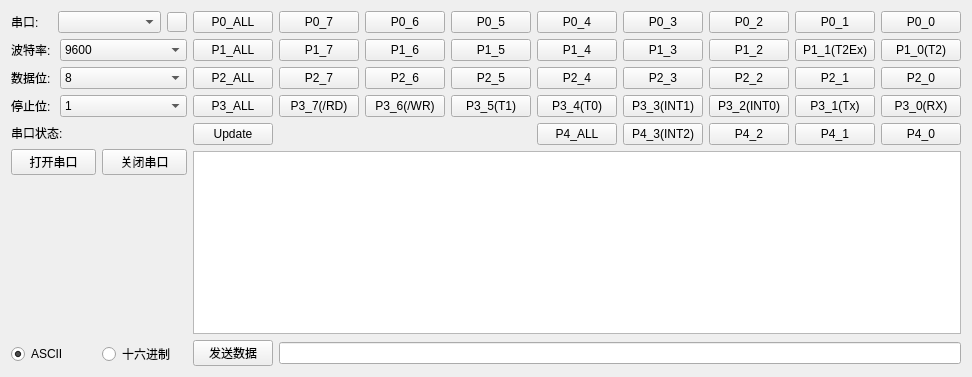
 <widget class="QWidget" name="TTHBPForm">
  <property name="geometry">
   <rect>
    <x>0</x>
    <y>0</y>
    <width>972</width>
    <height>377</height>
   </rect>
  </property>
  <property name="windowTitle">
   <string>Form</string>
  </property>
  <layout class="QGridLayout" name="gridLayout">
   <item row="0" column="0">
    <layout class="QHBoxLayout" name="horizontalLayout" stretch="2,4">
     <item>
      <layout class="QVBoxLayout" name="verticalLayout_ctrl">
       <item>
        <layout class="QHBoxLayout" name="horizontalLayout_SerialPort" stretch="2,5,1">
         <item>
          <widget class="QLabel" name="label_SerialPort">
           <property name="text">
            <string>串口:</string>
           </property>
          </widget>
         </item>
         <item>
          <widget class="QComboBox" name="comboBox_SerialPort"/>
         </item>
         <item>
          <widget class="QPushButton" name="button_SerialPort">
           <property name="minimumSize">
            <size>
             <width>20</width>
             <height>20</height>
            </size>
           </property>
           <property name="maximumSize">
            <size>
             <width>20</width>
             <height>20</height>
            </size>
           </property>
           <property name="sizeIncrement">
            <size>
             <width>0</width>
             <height>0</height>
            </size>
           </property>
           <property name="styleSheet">
            <string notr="true">QPushButton#button_SerialPort::pressed{border-image: url(:/assert/ICON/076.png);}
QPushButton#button_SerialPort{border-image: url(:/assert/ICON/026.png);}</string>
           </property>
           <property name="text">
            <string/>
           </property>
          </widget>
         </item>
        </layout>
       </item>
       <item>
        <layout class="QHBoxLayout" name="horizontalLayout_SerialRate" stretch="2,6">
         <item>
          <widget class="QLabel" name="label_SerialRate">
           <property name="text">
            <string>波特率:</string>
           </property>
          </widget>
         </item>
         <item>
          <widget class="QComboBox" name="comboBox_SerialRate">
           <property name="currentText">
            <string>9600</string>
           </property>
           <property name="currentIndex">
            <number>5</number>
           </property>
           <item>
            <property name="text">
             <string>600</string>
            </property>
           </item>
           <item>
            <property name="text">
             <string>1200</string>
            </property>
           </item>
           <item>
            <property name="text">
             <string>1800</string>
            </property>
           </item>
           <item>
            <property name="text">
             <string>2400</string>
            </property>
           </item>
           <item>
            <property name="text">
             <string>4800</string>
            </property>
           </item>
           <item>
            <property name="text">
             <string>9600</string>
            </property>
           </item>
           <item>
            <property name="text">
             <string>19200</string>
            </property>
           </item>
           <item>
            <property name="text">
             <string>38400</string>
            </property>
           </item>
           <item>
            <property name="text">
             <string>57600</string>
            </property>
           </item>
           <item>
            <property name="text">
             <string>115200</string>
            </property>
           </item>
           <item>
            <property name="text">
             <string>230400</string>
            </property>
           </item>
           <item>
            <property name="text">
             <string>460800</string>
            </property>
           </item>
           <item>
            <property name="text">
             <string>576000</string>
            </property>
           </item>
           <item>
            <property name="text">
             <string>921600</string>
            </property>
           </item>
          </widget>
         </item>
        </layout>
       </item>
       <item>
        <layout class="QHBoxLayout" name="horizontalLayout_DataWidth" stretch="2,6">
         <item>
          <widget class="QLabel" name="label_DataWidth">
           <property name="text">
            <string>数据位:</string>
           </property>
          </widget>
         </item>
         <item>
          <widget class="QComboBox" name="comboBox_DataWidth">
           <property name="currentText">
            <string>8</string>
           </property>
           <property name="currentIndex">
            <number>3</number>
           </property>
           <item>
            <property name="text">
             <string>5</string>
            </property>
           </item>
           <item>
            <property name="text">
             <string>6</string>
            </property>
           </item>
           <item>
            <property name="text">
             <string>7</string>
            </property>
           </item>
           <item>
            <property name="text">
             <string>8</string>
            </property>
           </item>
          </widget>
         </item>
        </layout>
       </item>
       <item>
        <layout class="QHBoxLayout" name="horizontalLayout_StopWidth" stretch="2,6">
         <item>
          <widget class="QLabel" name="label_StopWidth">
           <property name="text">
            <string>停止位:</string>
           </property>
          </widget>
         </item>
         <item>
          <widget class="QComboBox" name="comboBox_StopWidth">
           <item>
            <property name="text">
             <string>1</string>
            </property>
           </item>
           <item>
            <property name="text">
             <string>2</string>
            </property>
           </item>
          </widget>
         </item>
        </layout>
       </item>
       <item>
        <layout class="QHBoxLayout" name="horizontalLayout_SerialStatus">
         <item>
          <widget class="QLabel" name="label_SerialStatus">
           <property name="text">
            <string>串口状态:</string>
           </property>
          </widget>
         </item>
         <item>
          <widget class="QLabel" name="label_SerialStatusBack">
           <property name="minimumSize">
            <size>
             <width>80</width>
             <height>0</height>
            </size>
           </property>
           <property name="styleSheet">
            <string notr="true">border-image: url(:/assert/ICON/102.png);</string>
           </property>
           <property name="text">
            <string/>
           </property>
          </widget>
         </item>
         <item>
          <spacer name="horizontalSpacer">
           <property name="orientation">
            <enum>Qt::Horizontal</enum>
           </property>
           <property name="sizeHint" stdset="0">
            <size>
             <width>40</width>
             <height>20</height>
            </size>
           </property>
          </spacer>
         </item>
        </layout>
       </item>
       <item>
        <layout class="QHBoxLayout" name="horizontalLayout_button">
         <item>
          <widget class="QPushButton" name="button_OpenSerial">
           <property name="text">
            <string>打开串口</string>
           </property>
          </widget>
         </item>
         <item>
          <widget class="QPushButton" name="button_CloseSerial">
           <property name="text">
            <string>关闭串口</string>
           </property>
          </widget>
         </item>
        </layout>
       </item>
       <item>
        <spacer name="verticalSpacer">
         <property name="orientation">
          <enum>Qt::Vertical</enum>
         </property>
         <property name="sizeHint" stdset="0">
          <size>
           <width>20</width>
           <height>40</height>
          </size>
         </property>
        </spacer>
       </item>
       <item>
        <layout class="QHBoxLayout" name="horizontalLayout_2">
         <item>
          <widget class="QRadioButton" name="radioButton_ASCII">
           <property name="text">
            <string>ASCII</string>
           </property>
           <property name="checked">
            <bool>true</bool>
           </property>
          </widget>
         </item>
         <item>
          <widget class="QRadioButton" name="radioButton_HEX">
           <property name="text">
            <string>十六进制</string>
           </property>
          </widget>
         </item>
        </layout>
       </item>
      </layout>
     </item>
     <item>
      <layout class="QVBoxLayout" name="verticalLayout_show">
       <item>
        <layout class="QVBoxLayout" name="verticalLayout_showText" stretch="6,1,1">
         <item>
          <layout class="QHBoxLayout" name="horizontalLayout_3">
           <item>
            <layout class="QGridLayout" name="gridLayout_2">
             <item row="4" column="8">
              <widget class="QPushButton" name="pushButton_P4_0">
               <property name="text">
                <string>P4_0</string>
               </property>
               <property name="checkable">
                <bool>true</bool>
               </property>
              </widget>
             </item>
             <item row="2" column="8">
              <widget class="QPushButton" name="pushButton_P2_0">
               <property name="text">
                <string>P2_0</string>
               </property>
               <property name="checkable">
                <bool>true</bool>
               </property>
              </widget>
             </item>
             <item row="1" column="8">
              <widget class="QPushButton" name="pushButton_P1_0">
               <property name="text">
                <string>P1_0(T2)</string>
               </property>
               <property name="checkable">
                <bool>true</bool>
               </property>
              </widget>
             </item>
             <item row="0" column="8">
              <widget class="QPushButton" name="pushButton_P0_0">
               <property name="text">
                <string>P0_0</string>
               </property>
               <property name="checkable">
                <bool>true</bool>
               </property>
               <property name="checked">
                <bool>false</bool>
               </property>
              </widget>
             </item>
             <item row="3" column="0">
              <widget class="QPushButton" name="pushButton_P3_ALL">
               <property name="text">
                <string>P3_ALL</string>
               </property>
              </widget>
             </item>
             <item row="0" column="2">
              <widget class="QPushButton" name="pushButton_P0_6">
               <property name="text">
                <string>P0_6</string>
               </property>
               <property name="checkable">
                <bool>true</bool>
               </property>
              </widget>
             </item>
             <item row="3" column="8">
              <widget class="QPushButton" name="pushButton_P3_0">
               <property name="text">
                <string>P3_0(RX)</string>
               </property>
               <property name="checkable">
                <bool>true</bool>
               </property>
              </widget>
             </item>
             <item row="1" column="0">
              <widget class="QPushButton" name="pushButton_P1_ALL">
               <property name="text">
                <string>P1_ALL</string>
               </property>
              </widget>
             </item>
             <item row="1" column="1">
              <widget class="QPushButton" name="pushButton_P1_7">
               <property name="text">
                <string>P1_7</string>
               </property>
               <property name="checkable">
                <bool>true</bool>
               </property>
              </widget>
             </item>
             <item row="2" column="0">
              <widget class="QPushButton" name="pushButton_P2_ALL">
               <property name="text">
                <string>P2_ALL</string>
               </property>
              </widget>
             </item>
             <item row="0" column="1">
              <widget class="QPushButton" name="pushButton_P0_7">
               <property name="text">
                <string>P0_7</string>
               </property>
               <property name="checkable">
                <bool>true</bool>
               </property>
              </widget>
             </item>
             <item row="3" column="1">
              <widget class="QPushButton" name="pushButton_P3_7">
               <property name="text">
                <string>P3_7(/RD)</string>
               </property>
               <property name="checkable">
                <bool>true</bool>
               </property>
              </widget>
             </item>
             <item row="0" column="0">
              <widget class="QPushButton" name="pushButton_P0_ALL">
               <property name="text">
                <string>P0_ALL</string>
               </property>
              </widget>
             </item>
             <item row="0" column="5">
              <widget class="QPushButton" name="pushButton_P0_3">
               <property name="text">
                <string>P0_3</string>
               </property>
               <property name="checkable">
                <bool>true</bool>
               </property>
              </widget>
             </item>
             <item row="0" column="6">
              <widget class="QPushButton" name="pushButton_P0_2">
               <property name="text">
                <string>P0_2</string>
               </property>
               <property name="checkable">
                <bool>true</bool>
               </property>
              </widget>
             </item>
             <item row="0" column="4">
              <widget class="QPushButton" name="pushButton_P0_4">
               <property name="text">
                <string>P0_4</string>
               </property>
               <property name="checkable">
                <bool>true</bool>
               </property>
              </widget>
             </item>
             <item row="4" column="0">
              <widget class="QPushButton" name="pushButton_Update">
               <property name="text">
                <string>Update</string>
               </property>
              </widget>
             </item>
             <item row="2" column="1">
              <widget class="QPushButton" name="pushButton_P2_7">
               <property name="text">
                <string>P2_7</string>
               </property>
               <property name="checkable">
                <bool>true</bool>
               </property>
              </widget>
             </item>
             <item row="0" column="3">
              <widget class="QPushButton" name="pushButton_P0_5">
               <property name="text">
                <string>P0_5</string>
               </property>
               <property name="checkable">
                <bool>true</bool>
               </property>
              </widget>
             </item>
             <item row="0" column="7">
              <widget class="QPushButton" name="pushButton_P0_1">
               <property name="text">
                <string>P0_1</string>
               </property>
               <property name="checkable">
                <bool>true</bool>
               </property>
              </widget>
             </item>
             <item row="1" column="7">
              <widget class="QPushButton" name="pushButton_P1_1">
               <property name="text">
                <string>P1_1(T2Ex)</string>
               </property>
               <property name="checkable">
                <bool>true</bool>
               </property>
              </widget>
             </item>
             <item row="1" column="6">
              <widget class="QPushButton" name="pushButton_P1_2">
               <property name="text">
                <string>P1_2</string>
               </property>
               <property name="checkable">
                <bool>true</bool>
               </property>
              </widget>
             </item>
             <item row="1" column="5">
              <widget class="QPushButton" name="pushButton_P1_3">
               <property name="text">
                <string>P1_3</string>
               </property>
               <property name="checkable">
                <bool>true</bool>
               </property>
              </widget>
             </item>
             <item row="2" column="7">
              <widget class="QPushButton" name="pushButton_P2_1">
               <property name="text">
                <string>P2_1</string>
               </property>
               <property name="checkable">
                <bool>true</bool>
               </property>
              </widget>
             </item>
             <item row="2" column="6">
              <widget class="QPushButton" name="pushButton_P2_2">
               <property name="text">
                <string>P2_2</string>
               </property>
               <property name="checkable">
                <bool>true</bool>
               </property>
              </widget>
             </item>
             <item row="2" column="5">
              <widget class="QPushButton" name="pushButton_P2_3">
               <property name="text">
                <string>P2_3</string>
               </property>
               <property name="checkable">
                <bool>true</bool>
               </property>
              </widget>
             </item>
             <item row="3" column="7">
              <widget class="QPushButton" name="pushButton_P3_1">
               <property name="text">
                <string>P3_1(Tx)</string>
               </property>
               <property name="checkable">
                <bool>true</bool>
               </property>
              </widget>
             </item>
             <item row="3" column="6">
              <widget class="QPushButton" name="pushButton_P3_2">
               <property name="text">
                <string>P3_2(INT0)</string>
               </property>
               <property name="checkable">
                <bool>true</bool>
               </property>
              </widget>
             </item>
             <item row="3" column="5">
              <widget class="QPushButton" name="pushButton_P3_3">
               <property name="text">
                <string>P3_3(INT1)</string>
               </property>
               <property name="checkable">
                <bool>true</bool>
               </property>
              </widget>
             </item>
             <item row="4" column="7">
              <widget class="QPushButton" name="pushButton_P4_1">
               <property name="text">
                <string>P4_1</string>
               </property>
               <property name="checkable">
                <bool>true</bool>
               </property>
              </widget>
             </item>
             <item row="4" column="6">
              <widget class="QPushButton" name="pushButton_P4_2">
               <property name="text">
                <string>P4_2</string>
               </property>
               <property name="checkable">
                <bool>true</bool>
               </property>
              </widget>
             </item>
             <item row="4" column="5">
              <widget class="QPushButton" name="pushButton_P4_3">
               <property name="text">
                <string>P4_3(INT2)</string>
               </property>
               <property name="checkable">
                <bool>true</bool>
               </property>
              </widget>
             </item>
             <item row="4" column="4">
              <widget class="QPushButton" name="pushButton_P4_ALL">
               <property name="text">
                <string>P4_ALL</string>
               </property>
              </widget>
             </item>
             <item row="3" column="4">
              <widget class="QPushButton" name="pushButton_P3_4">
               <property name="text">
                <string>P3_4(T0)</string>
               </property>
               <property name="checkable">
                <bool>true</bool>
               </property>
              </widget>
             </item>
             <item row="2" column="4">
              <widget class="QPushButton" name="pushButton_P2_4">
               <property name="text">
                <string>P2_4</string>
               </property>
               <property name="checkable">
                <bool>true</bool>
               </property>
              </widget>
             </item>
             <item row="1" column="4">
              <widget class="QPushButton" name="pushButton_P1_4">
               <property name="text">
                <string>P1_4</string>
               </property>
               <property name="checkable">
                <bool>true</bool>
               </property>
              </widget>
             </item>
             <item row="1" column="3">
              <widget class="QPushButton" name="pushButton_P1_5">
               <property name="text">
                <string>P1_5</string>
               </property>
               <property name="checkable">
                <bool>true</bool>
               </property>
              </widget>
             </item>
             <item row="2" column="3">
              <widget class="QPushButton" name="pushButton_P2_5">
               <property name="text">
                <string>P2_5</string>
               </property>
               <property name="checkable">
                <bool>true</bool>
               </property>
              </widget>
             </item>
             <item row="3" column="3">
              <widget class="QPushButton" name="pushButton_P3_5">
               <property name="text">
                <string>P3_5(T1)</string>
               </property>
               <property name="checkable">
                <bool>true</bool>
               </property>
              </widget>
             </item>
             <item row="3" column="2">
              <widget class="QPushButton" name="pushButton_P3_6">
               <property name="text">
                <string>P3_6(/WR)</string>
               </property>
               <property name="checkable">
                <bool>true</bool>
               </property>
              </widget>
             </item>
             <item row="2" column="2">
              <widget class="QPushButton" name="pushButton_P2_6">
               <property name="text">
                <string>P2_6</string>
               </property>
               <property name="checkable">
                <bool>true</bool>
               </property>
              </widget>
             </item>
             <item row="1" column="2">
              <widget class="QPushButton" name="pushButton_P1_6">
               <property name="text">
                <string>P1_6</string>
               </property>
               <property name="checkable">
                <bool>true</bool>
               </property>
              </widget>
             </item>
            </layout>
           </item>
          </layout>
         </item>
         <item>
          <widget class="QTextEdit" name="textEdit_Text">
           <property name="readOnly">
            <bool>true</bool>
           </property>
          </widget>
         </item>
         <item>
          <layout class="QHBoxLayout" name="horizontalLayout_inputCtrl">
           <item>
            <widget class="QPushButton" name="pushButton_SendText">
             <property name="text">
              <string>发送数据</string>
             </property>
            </widget>
           </item>
           <item>
            <widget class="QLineEdit" name="lineEdit_Text"/>
           </item>
          </layout>
         </item>
        </layout>
       </item>
      </layout>
     </item>
    </layout>
   </item>
  </layout>
 </widget>
